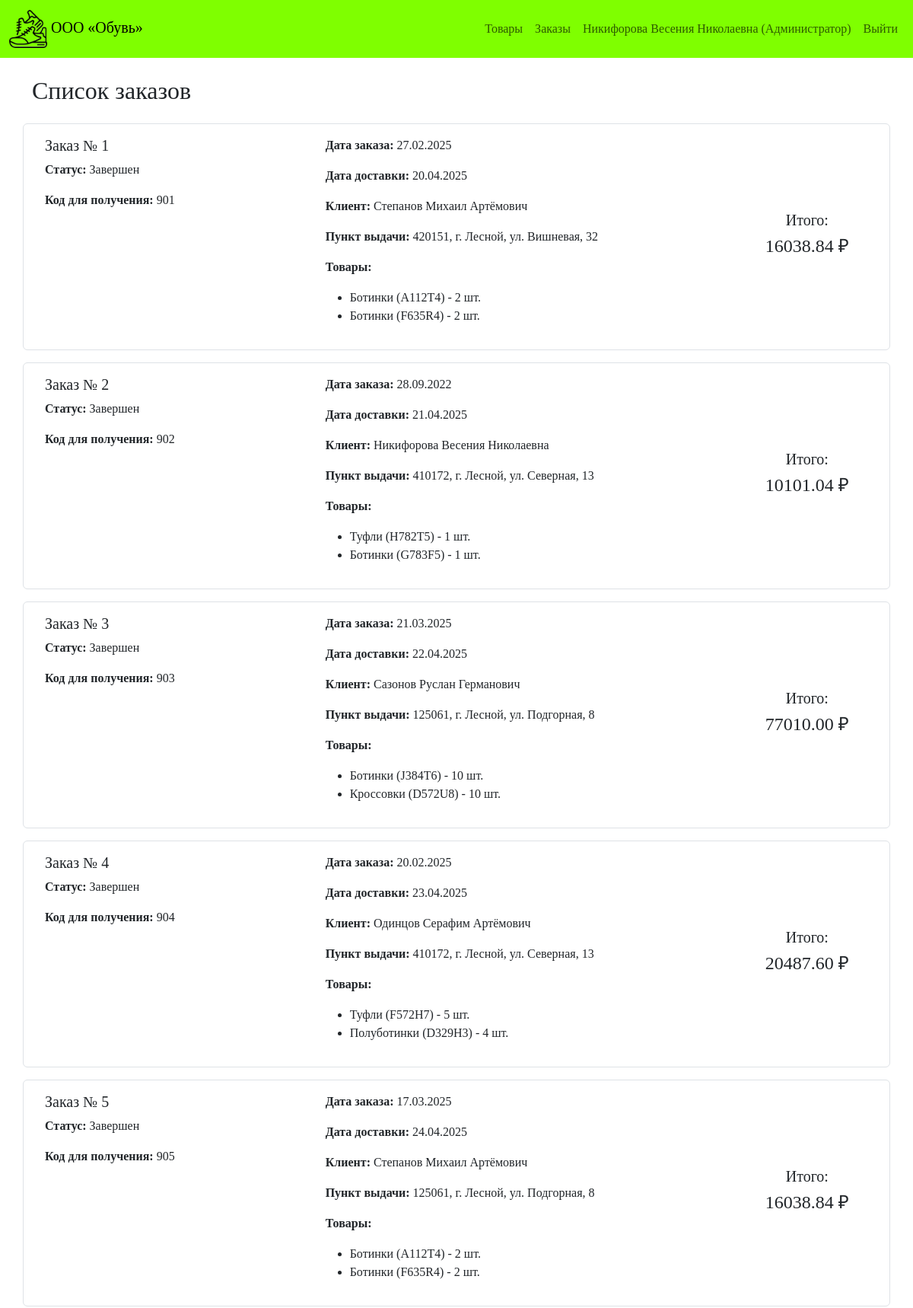
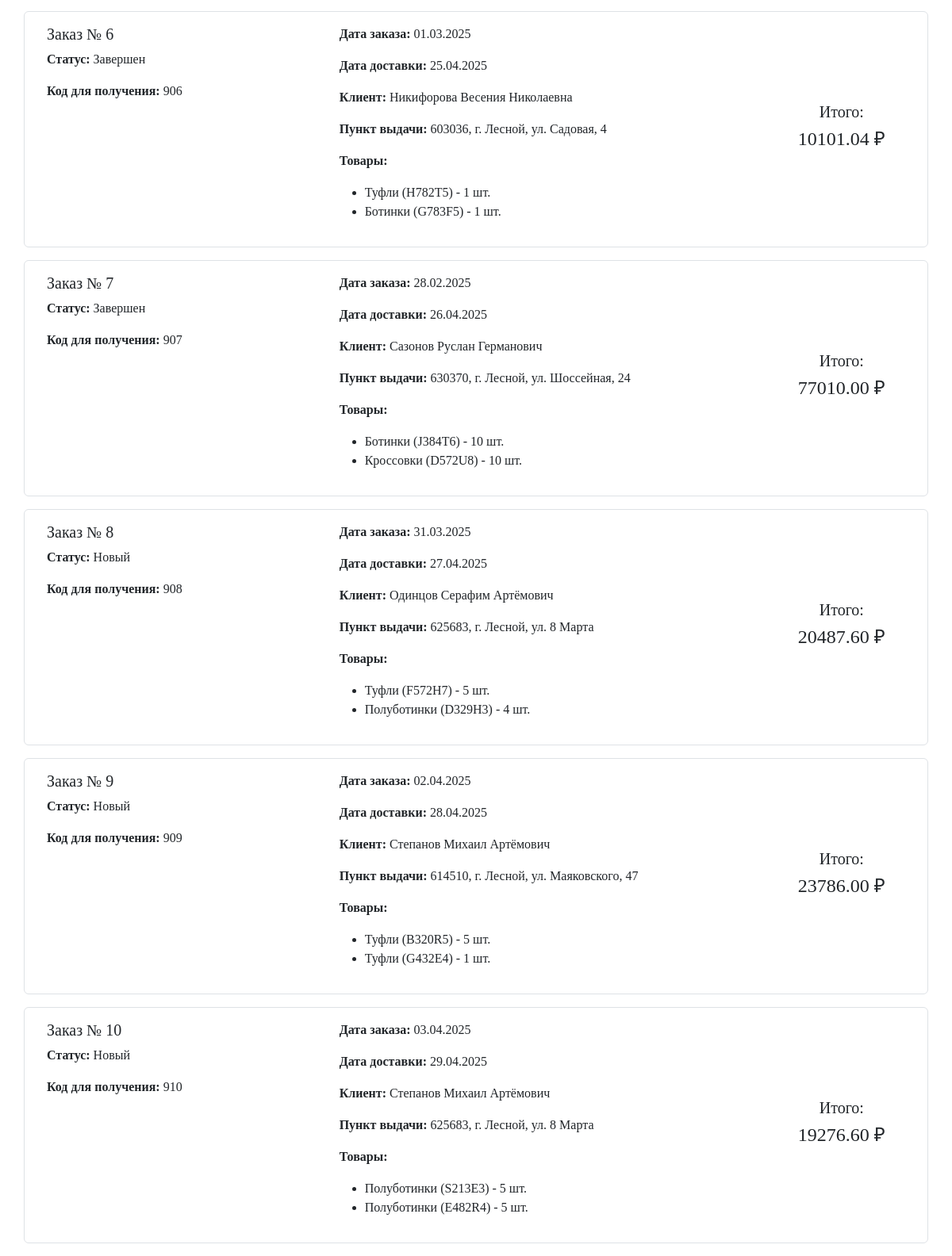
/orders (signed in), run on the app's committed database (2 pictures, top to bottom).
### src/models.py (models this page shows)
class User(Base):
    __tablename__ = 'users'
    id = Column(Integer, primary_key=True, autoincrement=True)
    full_name = Column(String(200), nullable=False)
    login = Column(String(100), nullable=False, unique=True)
    password = Column(String(100), nullable=False)
    role_id = Column(Integer, ForeignKey('roles.id'), nullable=False)
    role = relationship('Role', back_populates='users')
    orders = relationship('Order', back_populates='user')

class Role(Base):
    __tablename__ = 'roles'
    id = Column(Integer, primary_key=True, autoincrement=True)
    name = Column(String(100), nullable=False, unique=True)
    users = relationship('User', back_populates='role')

class Order(Base):
    __tablename__ = 'orders'
    id = Column(Integer, primary_key=True, autoincrement=True)
    order_number = Column(Integer, nullable=False, unique=True)
    order_date = Column(Date, nullable=False)
    delivery_date = Column(Date, nullable=False)
    pickup_code = Column(String(10), nullable=False)
    status = Column(String(50), nullable=False)
    user_id = Column(Integer, ForeignKey('users.id'), nullable=False)
    pickup_point_id = Column(Integer, ForeignKey('pickup_points.id'), nullable=False)
    user = relationship('User', back_populates='orders')
    pickup_point = relationship('PickupPoint', back_populates='orders')
    order_items = relationship('OrderItem', back_populates='order', cascade='all, delete-orphan')

class PickupPoint(Base):
    __tablename__ = 'pickup_points'
    id = Column(Integer, primary_key=True, autoincrement=True)
    address = Column(String(300), nullable=False)
    orders = relationship('Order', back_populates='pickup_point')

class OrderItem(Base):
    __tablename__ = 'order_items'
    id = Column(Integer, primary_key=True, autoincrement=True)
    quantity = Column(Integer, nullable=False)
    order_id = Column(Integer, ForeignKey('orders.id'), nullable=False)
    product_id = Column(Integer, ForeignKey('products.id'), nullable=False)
    order = relationship('Order', back_populates='order_items')
    product = relationship('Product', back_populates='order_items')

class Product(Base):
    __tablename__ = 'products'
    id = Column(Integer, primary_key=True, autoincrement=True)
    article = Column(String(50), nullable=False, unique=True)
    name = Column(String(200), nullable=False)
    description = Column(Text)
    price = Column(Float, nullable=False)
    discount = Column(Integer, default=0)
    stock_quantity = Column(Integer, default=0)
    photo = Column(String(200))
    category_id = Column(Integer, ForeignKey('categories.id'), nullable=False)
    supplier_id = Column(Integer, ForeignKey('suppliers.id'), nullable=False)
    manufacturer_id = Column(Integer, ForeignKey('manufacturers.id'), nullable=False)
    unit_id = Column(Integer, ForeignKey('units.id'), nullable=False)
    category = relationship('Category', back_populates='products')
    supplier = relationship('Supplier', back_populates='products')
    manufacturer = relationship('Manufacturer', back_populates='products')
    unit = relationship('Unit', back_populates='products')
    order_items = relationship('OrderItem', back_populates='product')

### src/app.py (the view)
@app.get("/orders", response_class=HTMLResponse)
async def orders_page(
    request: Request,
    db: Session = Depends(get_db),
    current_user: User = Depends(require_login)
):
    orders = db.query(Order).all()
    return templates.TemplateResponse(
        "orders.html",
        {
            "request": request,
            "user": current_user,
            "orders": orders
        }
    )

### templates/orders.html (shortened to what this page needs)
{% extends "base.html" %}
{% block content %}
<h2 class="mb-4">Список заказов</h2>
{% for order in orders %}
<div class="row mb-3 p-3 border rounded">
    <div class="col-md-4">
        <h5>Заказ № {{ order.order_number }}</h5>
        <p><strong>Статус:</strong> {{ order.status }}</p>
        <p><strong>Код для получения:</strong> {{ order.pickup_code }}</p>
    </div>
    <div class="col-md-6">
        <p><strong>Дата заказа:</strong> {{ order.order_date.strftime('%d.%m.%Y') }}</p>
        <p><strong>Дата доставки:</strong> {{ order.delivery_date.strftime('%d.%m.%Y') }}</p>
        <p><strong>Клиент:</strong> {{ order.user.full_name }}</p>
        <p><strong>Пункт выдачи:</strong> {{ order.pickup_point.address }}</p>
        <p><strong>Товары:</strong></p>
        <ul>
            {% for item in order.order_items %}
            <li>{{ item.product.name }} ({{ item.product.article }}) - {{ item.quantity }} шт.</li>
            {% endfor %}
        </ul>
    </div>
    <div class="col-md-2 text-center d-flex align-items-center justify-content-center">
        {% set total = namespace(value=0) %}
        {% for item in order.order_items %}
            {% set discount_price = item.product.price * (1 - item.product.discount / 100) %}
            {% set total.value = total.value + (discount_price * item.quantity) %}
        {% endfor %}
        <div>
            <h5>Итого:</h5>
            <h4>{{ "%.2f"|format(total.value) }} ₽</h4>
        </div>
    </div>
</div>
{% endfor %}
{% endblock %}

### templates/base.html (shortened to what this page needs)
<!DOCTYPE html>
<html lang="ru">
<head>
    <link href="https://cdn.jsdelivr.net/npm/bootstrap@5.3.0/dist/css/bootstrap.min.css" rel="stylesheet">
</head>
<body>
    <nav class="navbar navbar-expand-lg">
        <div class="container-fluid">
            <a class="navbar-brand" href="/products">
                <img src="/static/Icon.png" alt="Логотип" class="logo-img">
                ООО «Обувь»
            </a>
            <div class="collapse navbar-collapse" id="navbarNav">
                <ul class="navbar-nav ms-auto">
                    <li class="nav-item">
                        <a class="nav-link" href="/products">Товары</a>
                    </li>
                    {% if user %}
                    <li class="nav-item">
                        <a class="nav-link" href="/orders">Заказы</a>
                    </li>
                    <li class="nav-item">
                        <span class="nav-link">{{ user.full_name }} ({{ user.role.name }})</span>
                    </li>
                    <li class="nav-item">
                        <a class="nav-link" href="/logout">Выйти</a>
                    </li>
                    {% else %}
                    <li class="nav-item">
                        <a class="nav-link" href="/login">Войти</a>
                    </li>
                    {% endif %}
                </ul>
            </div>
        </div>
    </nav>
    <div class="container mt-4">
        {% block content %}{% endblock %}
    </div>
</body>
</html>

### templates/base.html (style rules this page uses)
body { font-family: 'Times New Roman', Times, serif; background-color: white; }
.navbar { background-color: #7FFF00 !important; }
.logo-img { height: 50px; object-fit: contain; }

### data on the page
User: full_name "Никифорова Весения Николаевна"
Role: role.name "Администратор"
Order: order_number "1", status "Завершен", pickup_code "901", order_date "27.02.2025", delivery_date "20.04.2025", user.full_name "Степанов Михаил Артёмович", pickup_point.address "420151, г. Лесной, ул. Вишневая, 32", value "16038.84"
OrderItem: product.name "Ботинки", product.article "А112Т4", quantity "2"
OrderItem: product.name "Ботинки", product.article "F635R4", quantity "2"
Order: order_number "2", status "Завершен", pickup_code "902", order_date "28.09.2022", delivery_date "21.04.2025", user.full_name "Никифорова Весения Николаевна", pickup_point.address "410172, г. Лесной, ул. Северная, 13", value "10101.04"
OrderItem: product.name "Туфли", product.article "H782T5", quantity "1"
OrderItem: product.name "Ботинки", product.article "G783F5", quantity "1"
Order: order_number "3", status "Завершен", pickup_code "903", order_date "21.03.2025", delivery_date "22.04.2025", user.full_name "Сазонов Руслан Германович", pickup_point.address "125061, г. Лесной, ул. Подгорная, 8", value "77010.00"
OrderItem: product.name "Ботинки", product.article "J384T6", quantity "10"
OrderItem: product.name "Кроссовки", product.article "D572U8", quantity "10"
Order: order_number "4", status "Завершен", pickup_code "904", order_date "20.02.2025", delivery_date "23.04.2025", user.full_name "Одинцов Серафим Артёмович", pickup_point.address "410172, г. Лесной, ул. Северная, 13", value "20487.60"
OrderItem: product.name "Туфли", product.article "F572H7", quantity "5"
OrderItem: product.name "Полуботинки", product.article "D329H3", quantity "4"
Order: order_number "5", status "Завершен", pickup_code "905", order_date "17.03.2025", delivery_date "24.04.2025", user.full_name "Степанов Михаил Артёмович", pickup_point.address "125061, г. Лесной, ул. Подгорная, 8", value "16038.84"
OrderItem: product.name "Ботинки", product.article "А112Т4", quantity "2"
OrderItem: product.name "Ботинки", product.article "F635R4", quantity "2"
Order: order_number "6", status "Завершен", pickup_code "906", order_date "01.03.2025", delivery_date "25.04.2025", user.full_name "Никифорова Весения Николаевна", pickup_point.address "603036, г. Лесной, ул. Садовая, 4", value "10101.04"
OrderItem: product.name "Туфли", product.article "H782T5", quantity "1"
OrderItem: product.name "Ботинки", product.article "G783F5", quantity "1"
Order: order_number "7", status "Завершен", pickup_code "907", order_date "28.02.2025", delivery_date "26.04.2025", user.full_name "Сазонов Руслан Германович", pickup_point.address "630370, г. Лесной, ул. Шоссейная, 24", value "77010.00"
OrderItem: product.name "Ботинки", product.article "J384T6", quantity "10"
OrderItem: product.name "Кроссовки", product.article "D572U8", quantity "10"
Order: order_number "8", status "Новый", pickup_code "908", order_date "31.03.2025", delivery_date "27.04.2025", user.full_name "Одинцов Серафим Артёмович", pickup_point.address "625683, г. Лесной, ул. 8 Марта", value "20487.60"
OrderItem: product.name "Туфли", product.article "F572H7", quantity "5"
OrderItem: product.name "Полуботинки", product.article "D329H3", quantity "4"
Order: order_number "9", status "Новый", pickup_code "909", order_date "02.04.2025", delivery_date "28.04.2025", user.full_name "Степанов Михаил Артёмович", pickup_point.address "614510, г. Лесной, ул. Маяковского, 47", value "23786.00"
OrderItem: product.name "Туфли", product.article "B320R5", quantity "5"
OrderItem: product.name "Туфли", product.article "G432E4", quantity "1"
Order: order_number "10", status "Новый", pickup_code "910", order_date "03.04.2025", delivery_date "29.04.2025", user.full_name "Степанов Михаил Артёмович", pickup_point.address "625683, г. Лесной, ул. 8 Марта", value "19276.60"
OrderItem: product.name "Полуботинки", product.article "S213E3", quantity "5"
OrderItem: product.name "Полуботинки", product.article "E482R4", quantity "5"
